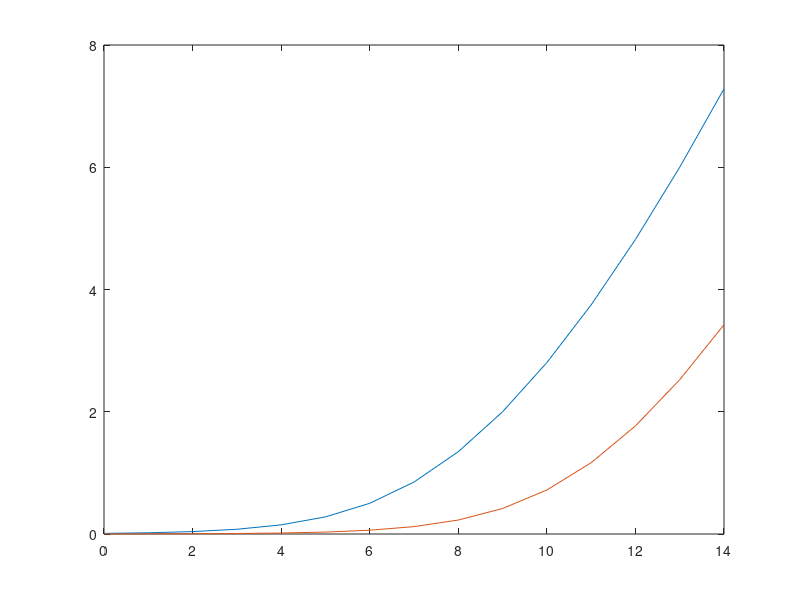

Reproduce this figure in MATLAB.
clear;
%% MAK2 1
D(1)=1e-2;k=0.5;
for n=2:15
    
    D(n)=D(n-1)+k*log(1+(D(n-1)/k));
    
end
  figure(1)
  Xaxis=(0:n-1);
  plot(Xaxis(:),D(:));
 %% MAK2 2
D(1)=1e-3;k=0.5;
for n=2:15
    
    D(n)=D(n-1)+k*log(1+(D(n-1)/k));
    
end
  hold on;
  plot(Xaxis(:),D(:));
 %% MAK2 3
% D(1)=1e-4;k=0.5;
% for n=2:15
%     
%     D(n)=D(n-1)+k*log(1+(D(n-1)/k));
%     
% end
%   hold on;
%   plot(Xaxis(:),D(:));
  %% MAK2 4
% D(1)=1e-3;k=0.05;
% for n=2:15
%     
%     D(n)=D(n-1)+k*log(1+(D(n-1)/k));
%     
% end
%   hold on;
%   plot(Xaxis(:),D(:));
   %% MAK2 5
% D(1)=1e-3;k=0.005;
% for n=2:15
%     
%     D(n)=D(n-1)+k*log(1+(D(n-1)/k));
%     
% end
%   hold on;
%   plot(Xaxis(:),D(:));
%    axis([0, n-1, 0, 1]);
%   xlabel('cycle');  ylabel('Dn');  title('MAK2');